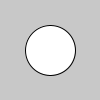
Frame 1 (no input)
Frame 60 (the mouse pressed at the canvas centre just before this capture): identical to frame 1, image omitted
Frame 120 (the mouse held since frame 60 and released just before this capture): identical to frame 1, image omitted

The Processing sketch that drew this single still picture (run headless with seeded random() and noise(); from frame 60 on, the mouse is pressed at the canvas centre):

// Processing sketch: L9_1c
// ── L9_1c.pde
Circle circle = new Circle();
void setup() {
  circle.x = 50;
  circle.y = 50;
  circle.s = 50;
}
  void draw() {  
    background(200);  
    circle.display();
  }
  class Circle {  
    float x; 
    float y; 
    float s;
    void display() {     
      ellipse(x, y, s, s);
    }
  }
